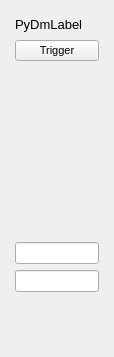
<?xml version="1.0" encoding="UTF-8"?>
<ui version="4.0">
 <class>Form</class>
 <widget class="QWidget" name="Form">
  <property name="geometry">
   <rect>
    <x>0</x>
    <y>0</y>
    <width>114</width>
    <height>357</height>
   </rect>
  </property>
  <property name="windowTitle">
   <string>Channel Stream Settings - ${DEVICE}</string>
  </property>
  <layout class="QHBoxLayout" name="horizontalLayout">
   <item>
    <widget class="QFrame" name="frame">
     <layout class="QGridLayout" name="gridLayout">
      <property name="leftMargin">
       <number>4</number>
      </property>
      <property name="topMargin">
       <number>4</number>
      </property>
      <property name="rightMargin">
       <number>4</number>
      </property>
      <property name="bottomMargin">
       <number>4</number>
      </property>
      <property name="horizontalSpacing">
       <number>4</number>
      </property>
      <item row="5" column="0">
       <widget class="PyDMLabel" name="PyDMLabel_59">
        <property name="font">
         <font>
          <pointsize>8</pointsize>
         </font>
        </property>
        <property name="toolTip">
         <string/>
        </property>
        <property name="styleSheet">
         <string notr="true"/>
        </property>
        <property name="text">
         <string/>
        </property>
        <property name="channel" stdset="0">
         <string>ca://${DEVICE}:DAQMUX${MUX}_STRMERR${CH}</string>
        </property>
       </widget>
      </item>
      <item row="1" column="0">
       <widget class="PyDMPushButton" name="PyDMPushButton_13">
        <property name="sizePolicy">
         <sizepolicy hsizetype="Preferred" vsizetype="Preferred">
          <horstretch>0</horstretch>
          <verstretch>0</verstretch>
         </sizepolicy>
        </property>
        <property name="maximumSize">
         <size>
          <width>16777215</width>
          <height>48</height>
         </size>
        </property>
        <property name="font">
         <font>
          <pointsize>8</pointsize>
         </font>
        </property>
        <property name="toolTip">
         <string/>
        </property>
        <property name="styleSheet">
         <string notr="true"/>
        </property>
        <property name="text">
         <string>Trigger</string>
        </property>
        <property name="channel" stdset="0">
         <string>ca://${DEVICE}:DAQMUX${MUX}_TRGDAQ </string>
        </property>
        <property name="pressValue" stdset="0">
         <string>1</string>
        </property>
       </widget>
      </item>
      <item row="11" column="0">
       <widget class="PyDMEnumButton" name="PyDMEnumButton_18">
        <property name="maximumSize">
         <size>
          <width>16777215</width>
          <height>44</height>
         </size>
        </property>
        <property name="font">
         <font>
          <pointsize>8</pointsize>
         </font>
        </property>
        <property name="toolTip">
         <string/>
        </property>
        <property name="styleSheet">
         <string notr="true"/>
        </property>
        <property name="channel" stdset="0">
         <string>ca://${DEVICE}:DAQMUX${MUX}_FORMATSIGN${CH}</string>
        </property>
        <property name="orientation" stdset="0">
         <enum>Qt::Horizontal</enum>
        </property>
        <property name="marginTop" stdset="0">
         <number>0</number>
        </property>
        <property name="marginBottom" stdset="0">
         <number>0</number>
        </property>
        <property name="marginLeft" stdset="0">
         <number>0</number>
        </property>
        <property name="marginRight" stdset="0">
         <number>0</number>
        </property>
        <property name="horizontalSpacing" stdset="0">
         <number>0</number>
        </property>
        <property name="verticalSpacing" stdset="0">
         <number>0</number>
        </property>
       </widget>
      </item>
      <item row="9" column="0">
       <widget class="PyDMLineEdit" name="PyDMLineEdit_18">
        <property name="sizePolicy">
         <sizepolicy hsizetype="Preferred" vsizetype="Preferred">
          <horstretch>0</horstretch>
          <verstretch>0</verstretch>
         </sizepolicy>
        </property>
        <property name="font">
         <font>
          <pointsize>8</pointsize>
         </font>
        </property>
        <property name="toolTip">
         <string/>
        </property>
        <property name="styleSheet">
         <string notr="true"/>
        </property>
        <property name="channel" stdset="0">
         <string>ca://${DEVICE}:DAQMUX${MUX}_FORMATSIGNWIDTH${CH}</string>
        </property>
       </widget>
      </item>
      <item row="6" column="0">
       <widget class="PyDMLabel" name="PyDMLabel_60">
        <property name="font">
         <font>
          <pointsize>8</pointsize>
         </font>
        </property>
        <property name="toolTip">
         <string/>
        </property>
        <property name="styleSheet">
         <string notr="true"/>
        </property>
        <property name="text">
         <string/>
        </property>
        <property name="channel" stdset="0">
         <string>ca://${DEVICE}:DAQMUX${MUX}_INPDATAVALID${CH}</string>
        </property>
       </widget>
      </item>
      <item row="7" column="0">
       <widget class="PyDMLabel" name="PyDMLabel_63">
        <property name="font">
         <font>
          <pointsize>8</pointsize>
         </font>
        </property>
        <property name="toolTip">
         <string/>
        </property>
        <property name="styleSheet">
         <string notr="true"/>
        </property>
        <property name="text">
         <string/>
        </property>
        <property name="channel" stdset="0">
         <string>ca://${DEVICE}:DAQMUX${MUX}_STRMENABLED${CH}</string>
        </property>
       </widget>
      </item>
      <item row="10" column="0">
       <widget class="PyDMLineEdit" name="PyDMLineEdit_17">
        <property name="sizePolicy">
         <sizepolicy hsizetype="Preferred" vsizetype="Preferred">
          <horstretch>0</horstretch>
          <verstretch>0</verstretch>
         </sizepolicy>
        </property>
        <property name="font">
         <font>
          <pointsize>8</pointsize>
         </font>
        </property>
        <property name="toolTip">
         <string/>
        </property>
        <property name="styleSheet">
         <string notr="true"/>
        </property>
        <property name="channel" stdset="0">
         <string>ca://${DEVICE}:DAQMUX${MUX}_FORMATDATAWIDTH${CH}</string>
        </property>
       </widget>
      </item>
      <item row="2" column="0">
       <widget class="PyDMLabel" name="PyDMLabel_58">
        <property name="font">
         <font>
          <pointsize>8</pointsize>
         </font>
        </property>
        <property name="toolTip">
         <string/>
        </property>
        <property name="styleSheet">
         <string notr="true"/>
        </property>
        <property name="text">
         <string/>
        </property>
        <property name="channel" stdset="0">
         <string>ca://${DEVICE}:DAQMUX${MUX}_STRMPAUSE${CH}</string>
        </property>
       </widget>
      </item>
      <item row="3" column="0">
       <widget class="PyDMLabel" name="PyDMLabel_64">
        <property name="font">
         <font>
          <pointsize>8</pointsize>
         </font>
        </property>
        <property name="toolTip">
         <string/>
        </property>
        <property name="styleSheet">
         <string notr="true"/>
        </property>
        <property name="text">
         <string/>
        </property>
        <property name="channel" stdset="0">
         <string>ca://${DEVICE}:DAQMUX${MUX}_STRMRDY${CH}</string>
        </property>
       </widget>
      </item>
      <item row="12" column="0">
       <widget class="PyDMEnumButton" name="PyDMEnumButton_17">
        <property name="maximumSize">
         <size>
          <width>16777215</width>
          <height>44</height>
         </size>
        </property>
        <property name="font">
         <font>
          <pointsize>8</pointsize>
         </font>
        </property>
        <property name="toolTip">
         <string/>
        </property>
        <property name="styleSheet">
         <string notr="true"/>
        </property>
        <property name="channel" stdset="0">
         <string>ca://${DEVICE}:DAQMUX${MUX}_DECIMATION${CH}</string>
        </property>
        <property name="orientation" stdset="0">
         <enum>Qt::Horizontal</enum>
        </property>
        <property name="marginTop" stdset="0">
         <number>0</number>
        </property>
        <property name="marginBottom" stdset="0">
         <number>0</number>
        </property>
        <property name="marginLeft" stdset="0">
         <number>0</number>
        </property>
        <property name="marginRight" stdset="0">
         <number>0</number>
        </property>
        <property name="horizontalSpacing" stdset="0">
         <number>0</number>
        </property>
        <property name="verticalSpacing" stdset="0">
         <number>0</number>
        </property>
       </widget>
      </item>
      <item row="4" column="0">
       <widget class="PyDMLabel" name="PyDMLabel_62">
        <property name="font">
         <font>
          <pointsize>8</pointsize>
         </font>
        </property>
        <property name="toolTip">
         <string/>
        </property>
        <property name="styleSheet">
         <string notr="true"/>
        </property>
        <property name="text">
         <string/>
        </property>
        <property name="channel" stdset="0">
         <string>ca://${DEVICE}:DAQMUX${MUX}_STRMOVF${CH}</string>
        </property>
       </widget>
      </item>
      <item row="8" column="0">
       <widget class="PyDMLabel" name="PyDMLabel_61">
        <property name="font">
         <font>
          <pointsize>8</pointsize>
         </font>
        </property>
        <property name="toolTip">
         <string/>
        </property>
        <property name="styleSheet">
         <string notr="true"/>
        </property>
        <property name="text">
         <string/>
        </property>
        <property name="channel" stdset="0">
         <string>ca://${DEVICE}:DAQMUX${MUX}_FRAMECNT${CH}</string>
        </property>
       </widget>
      </item>
      <item row="0" column="0">
       <widget class="PyDMLabel" name="PyDMLabel_14">
        <property name="font">
         <font>
          <pointsize>10</pointsize>
          <weight>50</weight>
          <italic>false</italic>
          <bold>false</bold>
         </font>
        </property>
        <property name="toolTip">
         <string/>
        </property>
        <property name="styleSheet">
         <string notr="true"/>
        </property>
        <property name="text">
         <string>PyDmLabel</string>
        </property>
        <property name="channel" stdset="0">
         <string>ca://${DEVICE}:DAQMUX${MUX}_INPMUXSELSTR${CH}</string>
        </property>
        <property name="displayFormat" stdset="0">
         <enum>PyDMLabel::String</enum>
        </property>
       </widget>
      </item>
     </layout>
    </widget>
   </item>
  </layout>
 </widget>
 <customwidgets>
  <customwidget>
   <class>PyDMLabel</class>
   <extends>QLabel</extends>
   <header>pydm.widgets.label</header>
  </customwidget>
  <customwidget>
   <class>PyDMLineEdit</class>
   <extends>QLineEdit</extends>
   <header>pydm.widgets.line_edit</header>
  </customwidget>
  <customwidget>
   <class>PyDMEnumButton</class>
   <extends>QWidget</extends>
   <header>pydm.widgets.enum_button</header>
  </customwidget>
  <customwidget>
   <class>PyDMPushButton</class>
   <extends>QPushButton</extends>
   <header>pydm.widgets.pushbutton</header>
  </customwidget>
 </customwidgets>
 <resources/>
 <connections/>
</ui>
